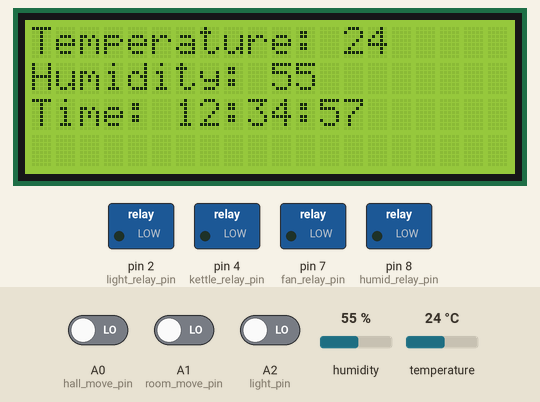
This sketch was run on a simulated Arduino Uno, built with avr-gcc and run on an emulated ATmega328P. Shown: 20×4 character LCD, switched loads named in the sketch (green lamp = pin HIGH). The inputs (shaded band) are chosen by the test bench; at power-on: humidity 55 %, A0 (hall_move_pin) LOW, A1 (room_move_pin) LOW, A2 (light_pin) LOW, temperature 24 °C.

Above: at 1.2 s.
1.3 s: humidity set to 36 %
At 3.8 s:
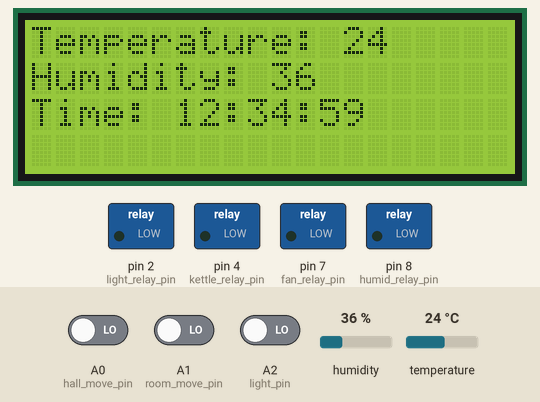
4.5 s: humidity set to 33 %
At 7.7 s:
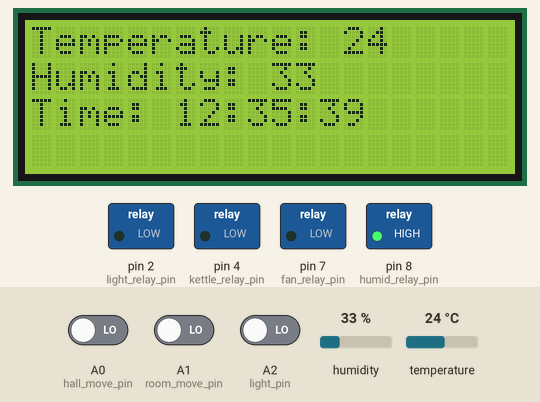
10.5 s: A0 (hall_move_pin) driven HIGH
At 11.8 s:
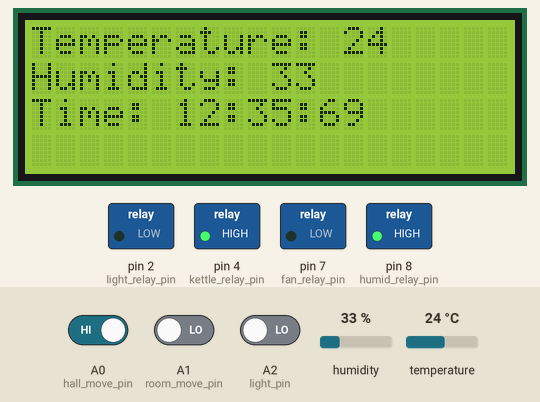
Timing chart, 0 to 13.5 s (numbered marks = the images above; inputs shaded):
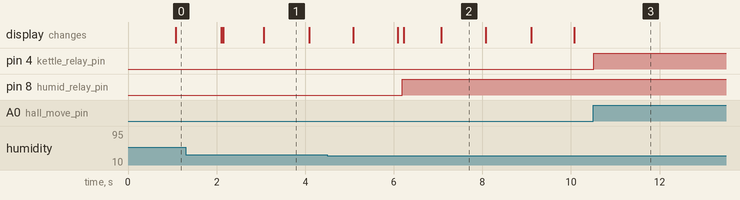

The sketch:

udacha.ino
```cpp
#include <TimeLib.h>
#include <Wire.h>
#include <LiquidCrystal_I2C.h>

#include "DHT.h" //

#define light_relay_pin 2
#define kettle_relay_pin 4  // relay pins
#define fan_relay_pin 7
#define humid_relay_pin 8

#define hall_move_pin A0
#define room_move_pin A1

#define temphum_pin 3

#define light_pin A2

DHT dht(temphum_pin, DHT11);
LiquidCrystal_I2C lcd(0x27,20,4);

short t;
short h;

bool temp, humid; // need to make situation better? or not?

#define nowhour 12
#define nowminute 34 // enter here current values
#define nowsecond 56

void setup() {
  pinMode(light_relay_pin, OUTPUT);
  pinMode(kettle_relay_pin, OUTPUT);
  pinMode(fan_relay_pin, OUTPUT);
  pinMode(humid_relay_pin, OUTPUT);

  lcd.init();
  lcd.backlight();

  Serial.begin(9600);

  setTime(nowhour, nowminute, nowsecond, 26, 12, 2025);

  dht.begin();
}

void loop() {
  temphum_proc();
  relay_proc(digitalRead(hall_move_pin),
             digitalRead(room_move_pin),
             digitalRead(light_pin),
             temp, humid);
  lcdproc();
}

void lcdproc(){
  lcd.setCursor(0, 0);
  lcd.print("Temperature: ");
  lcd.print(t);

  lcd.setCursor(0, 1);
  lcd.print("Humidity: ");
  lcd.print(h);
  lcd.setCursor(0, 2);

  lcd.print("Time: ");
  lcd.print(hour());
  lcd.print(':');
  lcd.print(minute());
  lcd.print(':');
  lcd.print(second());
}

void temphum_proc(){
  t = dht.readTemperature();
  h = dht.readHumidity();
  if (isnan(h) || isnan(t)) {
    Serial.println("Ошибка считывания");
  }
  if(t > 26){temp = 1;}else{temp = 0;}
  if(h < 35){humid = 1;}else{humid = 0;}
}

void relay_proc(bool hall_move, bool live_move, bool live_light, bool temp, bool humid){
  if(temp && live_move){
    digitalWrite(fan_relay_pin, 1);
  }else{
    digitalWrite(fan_relay_pin, 0);
  }
  if(humid){
    digitalWrite(humid_relay_pin, 1);
  }else{
    digitalWrite(humid_relay_pin, 0);
  }
  if(live_light && live_move){
    digitalWrite(light_relay_pin, 1);
  }else{
    digitalWrite(light_relay_pin, 0);
  }
  if(hall_move){
    digitalWrite(kettle_relay_pin, 1);
    delay(60000);
    digitalWrite(kettle_relay_pin, 0);
  }else{
    digitalWrite(kettle_relay_pin, 0);
  }
}
```

Measured:
- the behaviour switches between 35 and 34 % on humidity (found by bisection; images 1 and 2)
- after the input at 4.5 s, pin 8 (humid_relay_pin): LOW → HIGH after 1.7 s
- after the input at 10.5 s, pin 4 (kettle_relay_pin): LOW → HIGH at once
- what the display in image 1 shows lasts 1.0 s, from 3.1 s to 4.1 s
